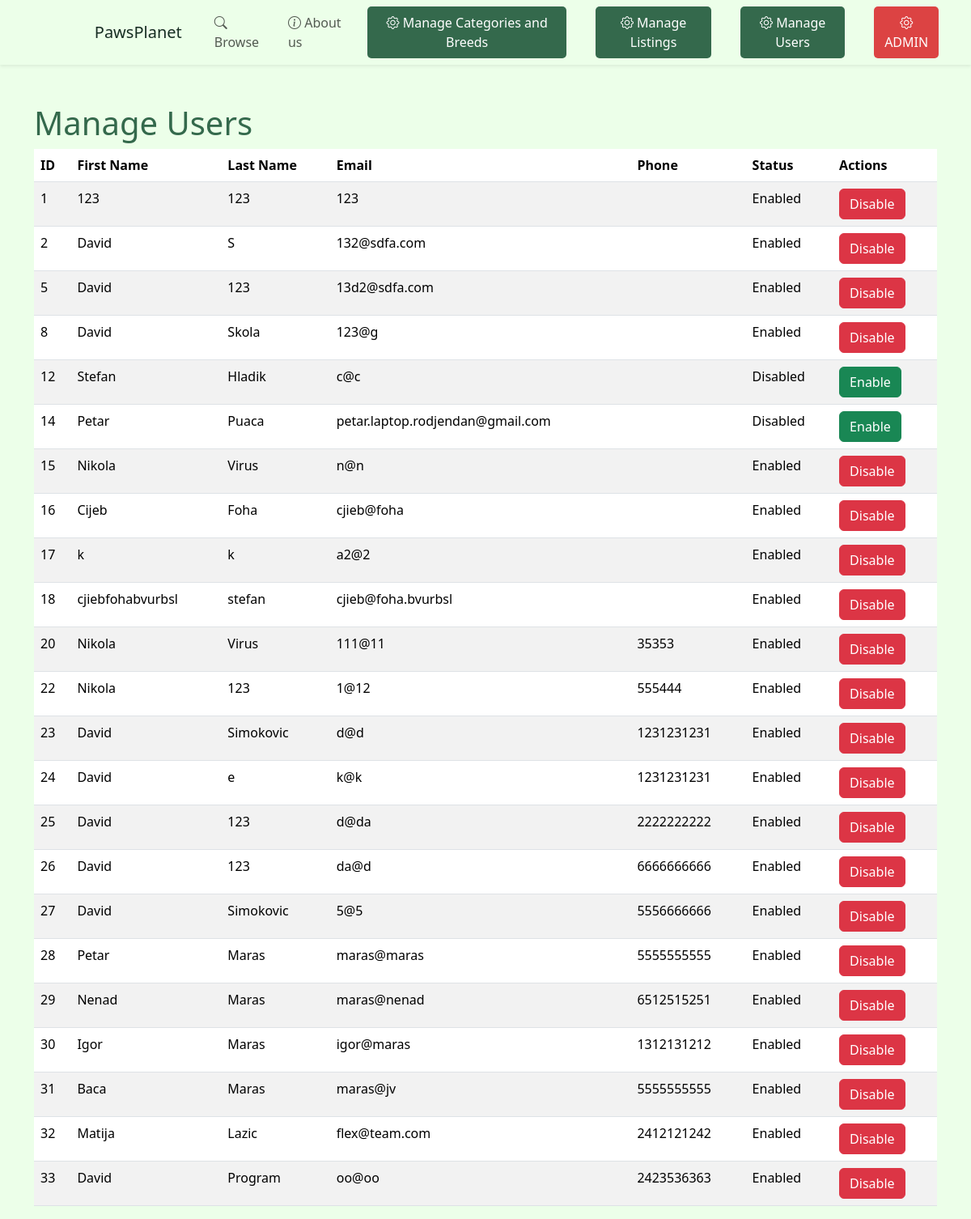
The page /kod/manage_users.php (signed in) on the database as committed earlier.
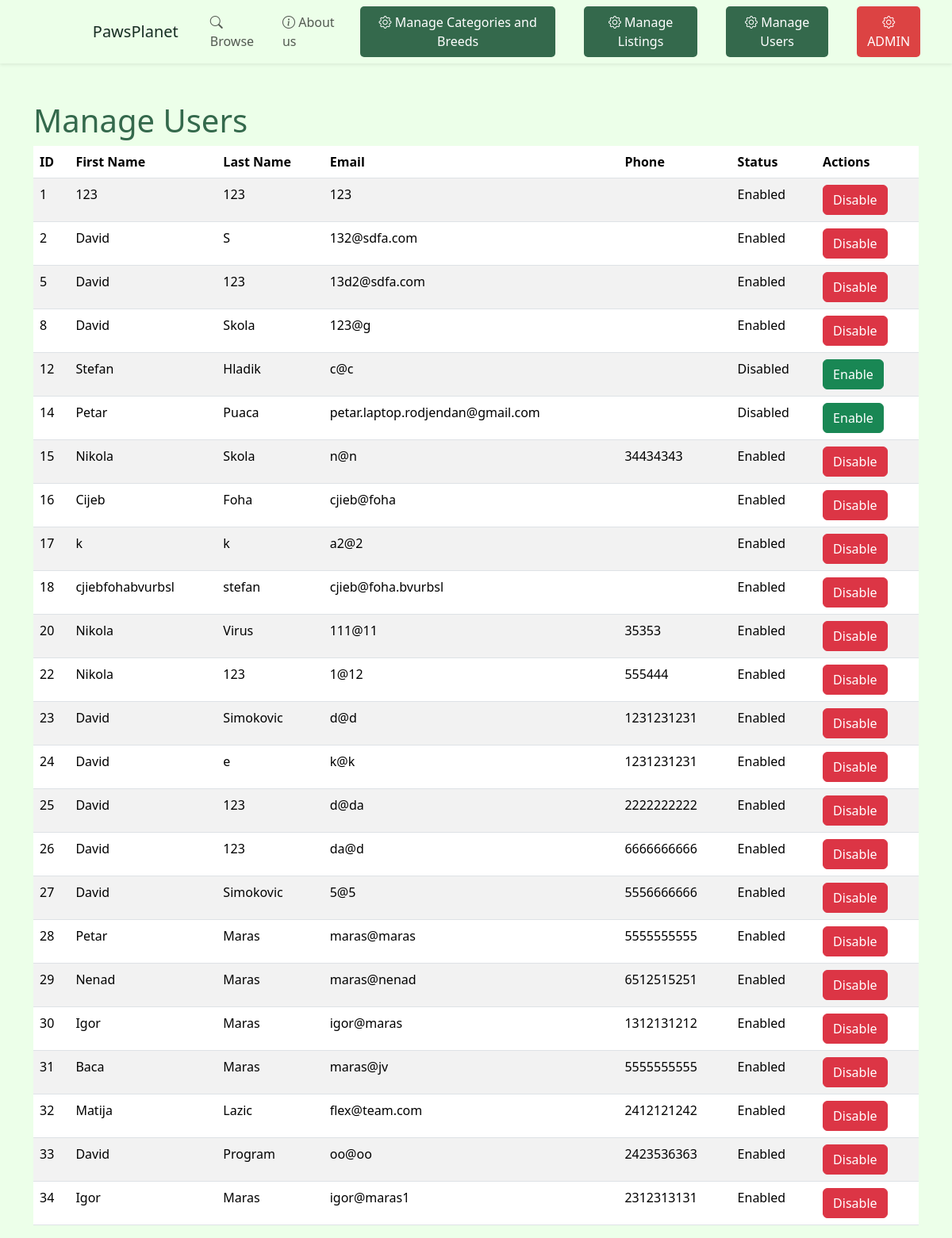
The same page on the database as committed later.
### tables this page shows
CREATE TABLE `user` (
  `user_id` int NOT NULL,
  `first_name` varchar(256) NOT NULL,
  `last_name` varchar(256) NOT NULL,
  `email` varchar(256) NOT NULL,
  `password` varchar(256) NOT NULL,
  `phone` varchar(30) NOT NULL,
  `role` varchar(30) NOT NULL DEFAULT 'user',
  `confirmed` int NOT NULL DEFAULT '1',
  `status` int NOT NULL DEFAULT '1',
  `account_activation_hash` varchar(300) DEFAULT NULL
);

### kod/manage_users.php (the view, shortened to what this page needs)
<?php
include('db_config.php');
if (isset($_SESSION['user_id'])) {
    $user_id = $_SESSION['user_id'];
    $stmt = $conn->prepare("SELECT role FROM user WHERE user_id = :user_id");
    $stmt->bindParam(':user_id', $user_id, PDO::PARAM_INT);
    $stmt->execute();
    $user = $stmt->fetch(PDO::FETCH_ASSOC);
    if ($user && $user['role'] === 'admin') {
        $isAdmin = true;
    }
}
$stmt = $conn->prepare("SELECT user_id, first_name, last_name, email,phone,status FROM user");
$stmt->execute();
$users = $stmt->fetchAll(PDO::FETCH_ASSOC);
?>
<!doctype html>
<html lang="en">
<head>
    <link href="https://cdn.jsdelivr.net/npm/bootstrap@5.3.3/dist/css/bootstrap.min.css" rel="stylesheet">
    <link href="https://cdn.jsdelivr.net/npm/bootstrap-icons/font/bootstrap-icons.css" rel="stylesheet">
    <link rel="stylesheet" href="../css/style.css">
</head>
<body>
<nav class="navbar navbar-expand-lg navbar-light shadow-sm p-2">
    <div class="container-fluid">
        <a class="navbar-brand p-1 ms-6" href="index.php">PawsPlanet</a>
        <div class="collapse navbar-collapse" id="navbarSupportedContent">
            <ul class="navbar-nav me-auto mb-2 mb-lg-0">
                <li class="nav-item">
                    <a class="nav-link p-1 ms-3" aria-current="page" href="browse.php"><i class="bi bi-search"></i> Browse</a>
                </li>
                <li class="nav-item admin-border">
                    <a class="nav-link p-1 ms-3" href="#"><i class="bi bi-info-circle"></i> About us</a>
                </li>
            </ul>
            <ul class="navbar-nav me-auto mb-2 mb-lg-0">
                <?php if ($isAdmin): ?>
                    <li class="nav-item">
                        <a class="nav-link p-2 ms-3 btn btn-primary btn btn-primary" href="manage_pets.php"><i class="bi bi-gear"></i> Manage Categories and Breeds</a>
                    </li>
                    <li class="nav-item">
                        <a class="nav-link p-2 ms-3 btn btn-primary btn btn-primary" href="manage_listings.php"><i class="bi bi-gear"></i> Manage Listings</a>
                    </li>
                    <li class="nav-item">
                        <a class="nav-link p-2 ms-3 btn btn-primary btn btn-primary" href="manage_users.php"><i class="bi bi-gear"></i> Manage Users</a>
                    </li>
                    <li class="nav-item">
                        <a class="nav-link p-2 ms-3 btn btn-primary btn btn-admin" href="admin_page.php"><i class="bi bi-gear"></i> ADMIN</a>
                    </li>
                <?php endif; ?>
            </ul>
        </div>
    </div>
</nav>
<div class="container mt-5">
    <h1>Manage Users</h1>
    <div class="table-responsive">
        <table class="table table-striped">
            <thead>
            <tr>
                <th>ID</th>
                <th>First Name</th>
                <th>Last Name</th>
                <th>Email</th>
                <th>Phone</th>
                <th>Status</th>
                <th>Actions</th>
            </tr>
            </thead>
            <tbody>
            <?php foreach ($users as $user): ?>
                <tr>
                    <td><?php echo htmlspecialchars($user['user_id']); ?></td>
                    <td><?php echo htmlspecialchars($user['first_name']); ?></td>
                    <td><?php echo htmlspecialchars($user['last_name']); ?></td>
                    <td><?php echo htmlspecialchars($user['email']); ?></td>
                    <td><?php echo htmlspecialchars($user['phone']); ?></td>
                    <td><?php echo $user['status'] ? 'Enabled' : 'Disabled'; ?></td>
                    <td>
                        <form action="manage_users.php" method="post" style="display: inline;">
                            <?php if ($user['status']): ?>
                                <button type="submit" name="action" value="disable" class="btn btn-danger">Disable</button>
                            <?php else: ?>
                                <button type="submit" name="action" value="enable" class="btn btn-success">Enable</button>
                            <?php endif; ?>
                        </form>
                    </td>
                </tr>
            <?php endforeach; ?>
            </tbody>
        </table>
    </div>
</div>
</body>
</html>

### css/style.css (style rules this page uses)
body { background-color: #ecffe9; color: #34694c; }
.navbar { background-color: #ecffe9; }
.navbar-brand { color: #172d23; }
@media (min-width: 750px) { .ms-6 { margin-left: 8%; } }
.btn { color:#fff!important; }
.btn-primary { margin-right: 20px; background-color: #34694c; border:none; border-radius:5px; padding-left: 20px; padding-right: 20px; color:#fff; }
.btn-primary { --bs-btn-active-bg:#34694c!important; }
.btn-admin { background-color: #dc4343; }

Rows that differ between the two databases and show on the page:
changed user id 15: last_name "Virus" → "Skola"; phone (not shown) → "34434343"
added user: user_id "34", first_name "Igor", last_name "Maras", email "igor@maras1", phone "2312313131", status "Enabled"
